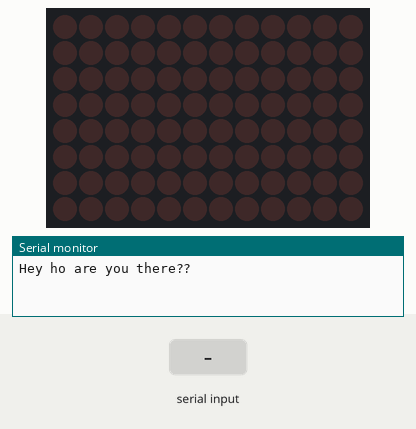
This sketch was run on a simulated Arduino Uno R4 WiFi. On the bench: 12×8 LED matrix, the last lines printed to the serial monitor. Inputs (shaded band) come from the test bench.

Above: at 4.2 s.
4.3 s: "1\n" received over Serial
At 4.77 s:
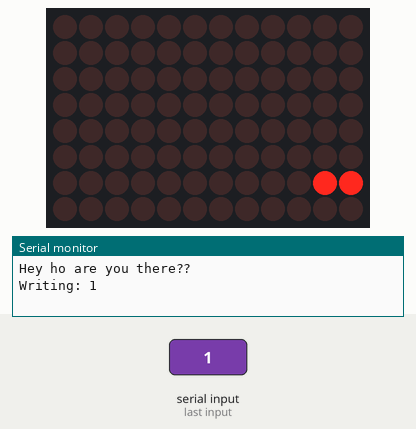
6.6 s: "0\n" received over Serial
At 7.08 s:
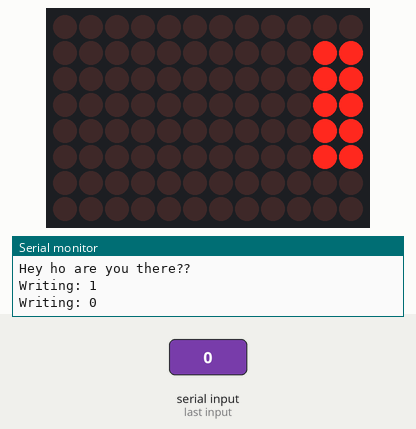
8.9 s: "2\n" received over Serial
At 9.38 s:
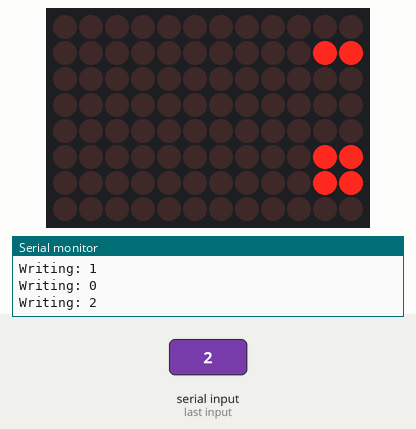
Timing chart, 0 to 11.9 s (numbered marks = the images above; inputs shaded):
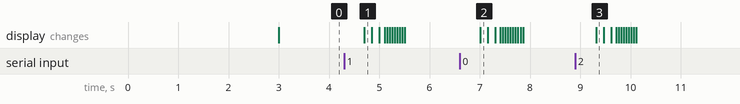

Measured:
- after the input at 4.3 s, the display: changes after 0.40 s (image 1)
- after the input at 6.6 s, the display: changes after 0.41 s (image 2)
- after the input at 8.9 s, the display: changes after 0.41 s (image 3)

The sketch:

Serial.ino
```cpp
// Test ran and notes written by Nex_isDumb
// NOTE: Some of the base testing code was taken from here https://github.com/misan/UNOR4text/ but it could have been also done easily through the ArduinoGraphics lib

#include "font8x8_basic.h"
#include "Arduino_LED_Matrix.h"

const float WAIT_TIME = 50;
ArduinoLEDMatrix matrix;
byte frame[8][12] = {
  { 0, 0, 0, 0, 0, 0, 0, 0, 0, 0, 0, 0 },
  { 0, 0, 0, 0, 0, 0, 0, 0, 0, 0, 0, 0 },
  { 0, 0, 0, 0, 0, 0, 0, 0, 0, 0, 0, 0 },
  { 0, 0, 0, 0, 0, 0, 0, 0, 0, 0, 0, 0 },
  { 0, 0, 0, 0, 0, 0, 0, 0, 0, 0, 0, 0 },
  { 0, 0, 0, 0, 0, 0, 0, 0, 0, 0, 0, 0 },
  { 0, 0, 0, 0, 0, 0, 0, 0, 0, 0, 0, 0 },
  { 0, 0, 0, 0, 0, 0, 0, 0, 0, 0, 0, 0 }
};

void setup() {
  Serial.begin(9600); // This will make the arduino start the serial port connection on the 9600 baud (You'll have to select 9600 baud in Arduino's Serial Monitor too!)
  delay(3000); // Since it takes a little for the serial connection to start lets make the arduino wait 3 seconds before sending the first message
  Serial.println("Hey ho are you there??");

  matrix.begin();
}

// Lets make the arduino display what we send as a message!
void loop() {
  if (Serial.available() > 0) { // Checking if there's any incoming bits from the serial port
    String text = " " + Serial.readStringUntil('\n'); + " ";  // Reading until there's a new line and placing two spaces at the start and at the end for better visualization
    Serial.println("Writing:" + text);

    for (int i = 0; i < text.length(); i++)
      for (int row = 0; row < 8; row++) {
        for (int col = 0; col < 8; col++)
          frame[col][11] = (font8x8_basic[text[i]][col] >> row) & 1; // Displaying the font: I need to rotate colums as font is given as rows instead of columns

        left_scroll();
      }
  }

  left_scroll();
}

void left_scroll() { // Moves the message on the left by one pixel and then waits [WAIT_TIME] ms
  for(int col = 0; col < 11; col++)
    for(int row = 0; row < 8; row++)
      frame[row][col] = frame[row][col+1];

  matrix.renderBitmap(frame, 8, 12);
  delay(WAIT_TIME);
}
```

Source omitted: font8x8_basic.h (data table, 9596 bytes)
